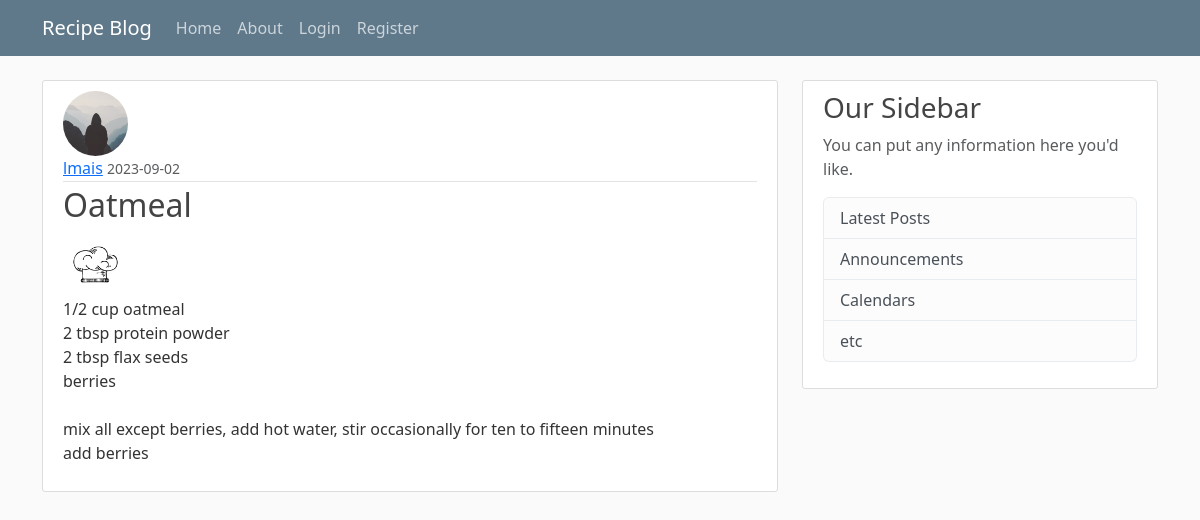
Screenshot of /post/2 with the database file from the repository.
### recipeblog/models.py (models this page shows, shortened)
class User(db.Model, UserMixin):
    id = db.Column(db.Integer, primary_key=True)
    username = db.Column(db.String(20), unique=True, nullable=False)
    email = db.Column(db.String(120), unique=True, nullable=False)
    image = db.Column(db.String(20), nullable=False, default='default.jpg')
    password = db.Column(db.String(60), nullable=False)
    posts = db.relationship('Post', backref='author', lazy=True)

class Post(db.Model):
    id = db.Column(db.Integer, primary_key=True)
    title = db.Column(db.String(100), nullable=False)
    date_posted = db.Column(db.DateTime, nullable=False,
                            default=datetime.utcnow)
    content = db.Column(db.Text, nullable=False)
    image = db.Column(db.String(20), nullable=False, default='default_image.jpg')
    user_id = db.Column(db.Integer, db.ForeignKey('user.id'), nullable=False)

### recipeblog/routes.py (the view)
@app.route("/post/<int:post_id>")
def post(post_id):
    post = Post.query.get_or_404(post_id)
    return render_template('post.html', title=post.title, post=post)

### recipeblog/templates/post.html (shortened to what this page needs)
{% extends "layout.html" %}
{% block content %}
<article class="media content-section">
    <img class="rounded-circle article-img"
        src=" {{ url_for('static', filename='profile_pics/' + post.author.image)  }}">
    <div class="media-body">
        <div class="article-metadata">
            <a class="mr-2" href="#">{{ post.author.username }}</a>
            <small class="text-muted">{{ post.date_posted.strftime('%Y-%m-%d') }}</small>
        </div>
        <h2 class="article-title">{{ post.title }}</h2>
        <img class="rounded-circle article-img" src=" {{ url_for('static', filename='recipe_pics/' + post.image)  }}">
        <p class="article-content">{{ post.content }}</p>
    </div>
</article>
{% endblock content %}

### recipeblog/static/main.css (style rules this page uses)
body { background: #fafafa; color: #333333; margin-top: 5rem; }
h1, h2, h3, h4, h5, h6 { color: #444444; }
.content-section { background: #ffffff; padding: 10px 20px; border: 1px solid #dddddd; border-radius: 3px; margin-bottom: 20px; }
.article-title { color: #444444; }
.article-content { white-space: pre-line; }
.article-img { height: 65px; width: 65px; margin-right: 16px; }
.article-metadata { padding-bottom: 1px; margin-bottom: 4px; border-bottom: 1px solid #e3e3e3 }

### rows the page displays
User: image (placeholder picture), author.username "lmais"
Post: date_posted "2023-09-02", title "Oatmeal", image (placeholder picture), content "1/2 cup oatmeal 2 tbsp protein powder 2 tbsp flax seeds berries mix all except berries, add hot water, stir occasionally for ten to fifteen minutes add berries"
